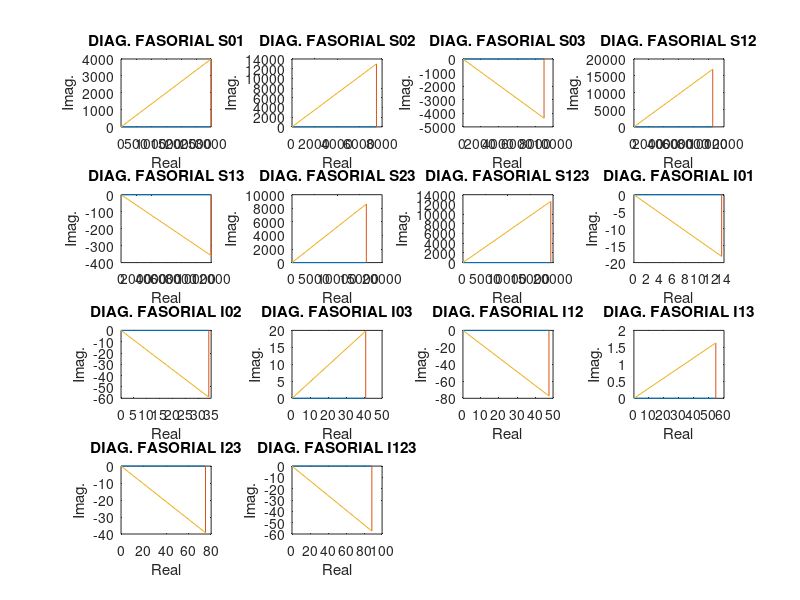

MATLAB code to generate this figure:
clear all

## 60Hz

V = 220; %volts

% cargas complexas da questao
S01 = 5000;  %VA
S02 = 15000; %VA
S03 = 10000; %VA

%fatores de potencia cos(teta) = f.p = P/|S|
fp01 = 0.6; % atrasado
fp02 = 0.5; % atrasado
fp03 = 0.9; % adiantado

%cargas complexas S = P + Qi
s01 = S01*fp01 + j*S01*sin(acos(fp01));
s02 = S02*fp02 + j*S02*sin(acos(fp02));
s03 = S03*fp03 - j*S03*sin(acos(fp03));

%somando as cargas por meio de chaveamento
s12 = s01 + s02;
s13 = s01 + s03;
s23 = s02 + s03;
s123 = s01 + s02 + s03;

%modulo das cargas, valor absoluto
abs01 = abs(s01);
abs02 = abs(s02);
abs03 = abs(s03);
abs12 = abs(s12);
abs13 = abs(s13);
abs23 = abs(s23);
abs123 = abs(s123);

%fatores de potencia cos(teta) = f.p = P/|S|
fp12 = real(s12)/abs(s12)
fp13 = real(s13)/abs(s13)
fp23 = real(s23)/abs(s23)
fp123 = real(s123)/abs(s123)

%calculando corrente I* = S/V. conj faz o conjugado de I
I01 = conj(s01/V);
I02 = conj(s02/V);
I03 = conj(s03/V);
I12 = conj(s12/V);
I13 = conj(s13/V);
I23 = conj(s23/V);
I123 = conj(s123/V);

%plotando o diagrama fasorial de S
subplot(4,4,1)
plot([0 real(s01)], [0 0], [real(s01) real(s01)], [0 imag(s01)], [0 real(s01)], [0 imag(s01)])
xlabel('Real'),ylabel('Imag.')
title('DIAG. FASORIAL S01')

subplot(4,4,2)
plot([0 real(s02)], [0 0], [real(s02) real(s02)], [0 imag(s02)], [0 real(s02)], [0 imag(s02)])
xlabel('Real'),ylabel('Imag.')
title('DIAG. FASORIAL S02')

subplot(4,4,3)
plot([0 real(s03)], [0 0], [real(s03) real(s03)], [0 imag(s03)], [0 real(s03)], [0 imag(s03)])
xlabel('Real'),ylabel('Imag.')
title('DIAG. FASORIAL S03')

subplot(4,4,4)
plot([0 real(s12)], [0 0], [real(s12) real(s12)], [0 imag(s12)], [0 real(s12)], [0 imag(s12)])
xlabel('Real'),ylabel('Imag.')
title('DIAG. FASORIAL S12')

subplot(4,4,5)
plot([0 real(s13)], [0 0], [real(s13) real(s13)], [0 imag(s13)], [0 real(s13)], [0 imag(s13)])
xlabel('Real'),ylabel('Imag.')
title('DIAG. FASORIAL S13')

subplot(4,4,6)
plot([0 real(s23)], [0 0], [real(s23) real(s23)], [0 imag(s23)], [0 real(s23)], [0 imag(s23)])
xlabel('Real'),ylabel('Imag.')
title('DIAG. FASORIAL S23')

subplot(4,4,7)
plot([0 real(s123)], [0 0], [real(s123) real(s123)], [0 imag(s123)], [0 real(s123)], [0 imag(s123)])
xlabel('Real'),ylabel('Imag.')
title('DIAG. FASORIAL S123')

%plotando o diagrama fasorial de I
subplot(4,4,8)
plot([0 real(I01)], [0 0], [real(I01) real(I01)], [0 imag(I01)], [0 real(I01)], [0 imag(I01)])
xlabel('Real'),ylabel('Imag.')
title('DIAG. FASORIAL I01')

subplot(4,4,9)
plot([0 real(I02)], [0 0], [real(I02) real(I02)], [0 imag(I02)], [0 real(I02)], [0 imag(I02)])
xlabel('Real'),ylabel('Imag.')
title('DIAG. FASORIAL I02')

subplot(4,4,10)
plot([0 real(I03)], [0 0], [real(I03) real(I03)], [0 imag(I03)], [0 real(I03)], [0 imag(I03)])
xlabel('Real'),ylabel('Imag.')
title('DIAG. FASORIAL I03')

subplot(4,4,11)
plot([0 real(I12)], [0 0], [real(I12) real(I12)], [0 imag(I12)], [0 real(I12)], [0 imag(I12)])
xlabel('Real'),ylabel('Imag.')
title('DIAG. FASORIAL I12')

subplot(4,4,12)
plot([0 real(I13)], [0 0], [real(I13) real(I13)], [0 imag(I13)], [0 real(I13)], [0 imag(I13)])
xlabel('Real'),ylabel('Imag.')
title('DIAG. FASORIAL I13')

subplot(4,4,13)
plot([0 real(I23)], [0 0], [real(I23) real(I23)], [0 imag(I23)], [0 real(I23)], [0 imag(I23)])
xlabel('Real'),ylabel('Imag.')
title('DIAG. FASORIAL I23')

subplot(4,4,14)
plot([0 real(I123)], [0 0], [real(I123) real(I123)], [0 imag(I123)], [0 real(I123)], [0 imag(I123)])
xlabel('Real'),ylabel('Imag.')
title('DIAG. FASORIAL I123')

%salvando o grafico em JPG
saveas(gca, 'grafico_4.jpg', 'jpg')